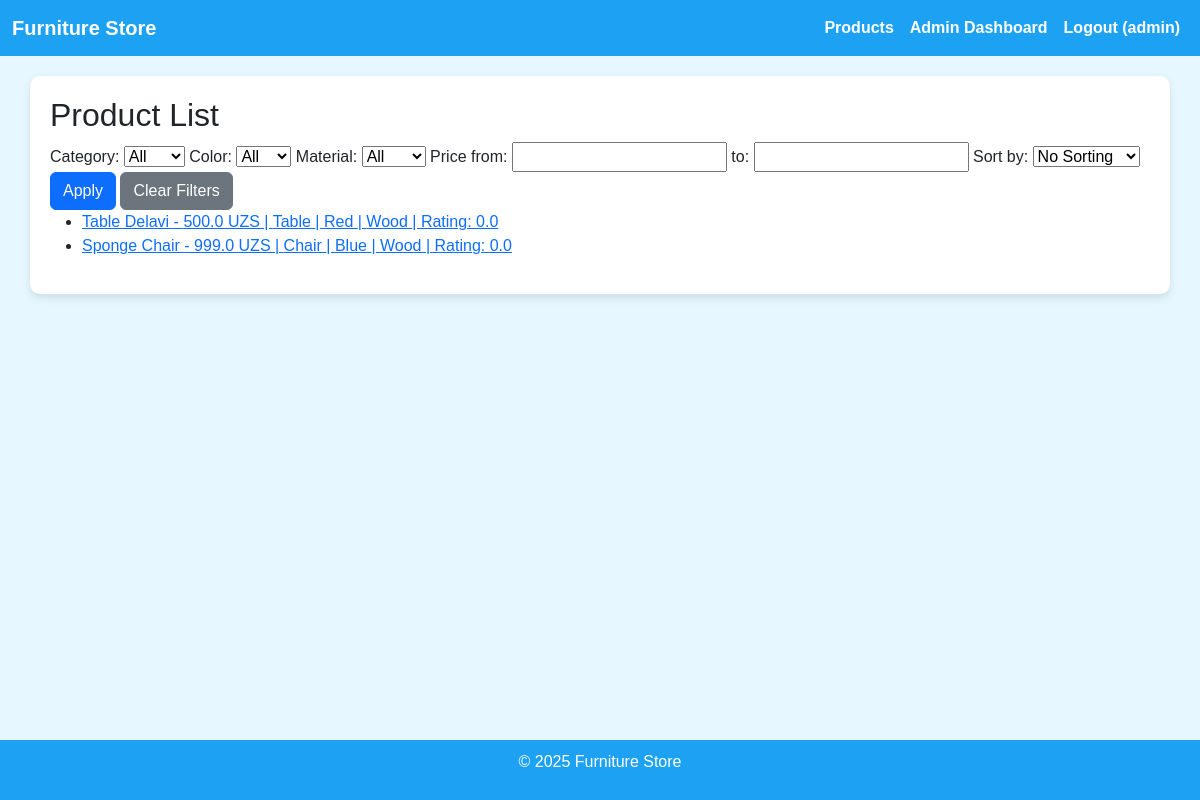
Screenshot of /products (signed in) with the database file from the repository.
### app/models.py (models this page shows, shortened)
class User(UserMixin, db.Model):
    __tablename__ = 'users'
    id = db.Column(db.Integer, primary_key=True)
    username = db.Column(db.String(64), unique=True, nullable=False)
    email = db.Column(db.String(120), unique=True, nullable=False)
    password_hash = db.Column(db.String(128), nullable=False)
    role = db.Column(db.String(10), default='user')  # user/admin
    favorites = db.relationship('Product', secondary=favorites, backref='favorited_by')

class Product(db.Model):
    __tablename__ = 'products'
    id = db.Column(db.Integer, primary_key=True)
    name = db.Column(db.String(120), nullable=False)
    description = db.Column(db.Text, nullable=True)
    price = db.Column(db.Float, nullable=False)
    category = db.Column(db.String(50), nullable=True)
    color = db.Column(db.String(50), nullable=True)
    material = db.Column(db.String(50), nullable=True)
    image_url = db.Column(db.String(255), nullable=True)
    rating = db.Column(db.Float, default=0)
    created_at = db.Column(db.DateTime, default=datetime.utcnow)
    stock_quantity = db.Column(db.Integer, default=0)

### app/main_routes.py (the view)
@main_bp.route('/products')
def product_list():
    categories = db.session.query(Product.category).distinct().all()
    categories = [c[0] for c in categories if c[0]]
    colors = db.session.query(Product.color).distinct().all()
    colors = [c[0] for c in colors if c[0]]
    materials = db.session.query(Product.material).distinct().all()
    materials = [m[0] for m in materials if m[0]]
    selected_category = request.args.get('category')
    selected_color = request.args.get('color')
    selected_material = request.args.get('material')
    price_min = request.args.get('price_min', type=float)
    price_max = request.args.get('price_max', type=float)
    sort_by = request.args.get('sort_by')
    query = Product.query
    if selected_category:
        query = query.filter_by(category=selected_category)
    if selected_color:
        query = query.filter_by(color=selected_color)
    if selected_material:
        query = query.filter_by(material=selected_material)
    if price_min is not None:
        query = query.filter(Product.price >= price_min)
    if price_max is not None:
        query = query.filter(Product.price <= price_max)
    if sort_by == 'price':
        query = query.order_by(Product.price)
    elif sort_by == 'rating':
        query = query.order_by(Product.rating.desc())
    elif sort_by == 'created':
        query = query.order_by(Product.created_at.desc())
    products = query.all()
    return render_template('product_list.html',
                           products=products,
                           categories=categories,
                           colors=colors,
                           materials=materials,
                           selected_category=selected_category,
                           selected_color=selected_color,
                           selected_material=selected_material,
                           price_min=price_min,
                           price_max=price_max,
                           sort_by=sort_by)

### app/__init__.py (called while the page is built)
@login_manager.user_loader
def load_user(user_id):
    from .models import User
    return User.query.get(int(user_id))

### app/templates/product_list.html (shortened to what this page needs)
{% extends 'base.html' %}
{% block content %}
<h2>Product List</h2>
<form method="GET" action="{{ url_for('main_bp.product_list') }}">
    <label>Category:
        <select name="category">
            <option value="">All</option>
        </select>
    </label>
    <label>Color:
        <select name="color">
            <option value="">All</option>
        </select>
    </label>
    <label>Material:
        <select name="material">
            <option value="">All</option>
        </select>
    </label>
    <label>Price from:
        <input type="number" step="0.01" name="price_min" value="{{ price_min if price_min else '' }}">
    </label>
    <label>to:
        <input type="number" step="0.01" name="price_max" value="{{ price_max if price_max else '' }}">
    </label>
    <label>Sort by:
        <select name="sort_by">
            <option value="">No Sorting</option>
        </select>
    </label>
    <button type="submit" class="btn btn-primary">Apply</button>
    <a href="{{ url_for('main_bp.product_list') }}" class="btn btn-secondary">Clear Filters</a>
</form>
{% if products %}
<ul>
  {% for product in products %}
    <li>
      <a href="{{ url_for('main_bp.product_detail', product_id=product.id) }}">
        {{ product.name }} - {{ product.price }} UZS | {{ product.category }} | {{ product.color }} | {{ product.material }} | Rating: {{ product.rating }}
      </a>
    </li>
  {% endfor %}
</ul>
{% else %}
<p>No products match the criteria.</p>
{% endif %}
{% endblock %}

### app/templates/base.html (shortened to what this page needs)
<!DOCTYPE html>
<html lang="en">
<head>
    <link rel="stylesheet" href="https://cdn.jsdelivr.net/npm/bootstrap@5.3.0/dist/css/bootstrap.min.css">
</head>
<body>
    <nav class="navbar navbar-expand-lg">
        <div class="container-fluid">
            <a class="navbar-brand" href="{{ url_for('main_bp.index') }}">Furniture Store</a>
            <div class="collapse navbar-collapse" id="navbarNav">
                <ul class="navbar-nav ms-auto">
                    <li class="nav-item">
                        <a class="nav-link" href="{{ url_for('main_bp.product_list') }}">Products</a>
                    </li>
                    {% if current_user.is_authenticated %}
                        {% if current_user.role == 'admin' %}
                            <li class="nav-item">
                                <a class="nav-link" href="{{ url_for('admin_bp.dashboard') }}">Admin Dashboard</a>
                            </li>
                        {% endif %}
                        <li class="nav-item">
                            <a class="nav-link" href="{{ url_for('main_bp.logout') }}">Logout ({{ current_user.username }})</a>
                        </li>
                    {% endif %}
                </ul>
            </div>
        </div>
    </nav>
    <div class="container">
        {% block content %}{% endblock %}
    </div>
    <footer>
        <p>&copy; 2025 Furniture Store</p>
    </footer>
</body>
</html>

### app/templates/base.html (style rules this page uses)
body { background-color: #e6f7ff; font-family: Arial, sans-serif; }
.navbar { background-color: #1da1f2; }
.navbar-brand, .nav-link { color: white !important; font-weight: bold; }
.container { margin-top: 20px; background-color: white; border-radius: 10px; box-shadow: 0 4px 8px rgba(0, 0, 0, 0.1); padding: 20px; }
footer { background-color: #1da1f2; color: white; text-align: center; padding: 10px; position: fixed; bottom: 0; width: 100%; }

### rows the page displays
User: username "admin"
Product: name "Table Delavi", price "500.0", category "Table", color "Red", material "Wood", rating "0.0"
Product: name "Sponge Chair", price "999.0", category "Chair", color "Blue", material "Wood", rating "0.0"
